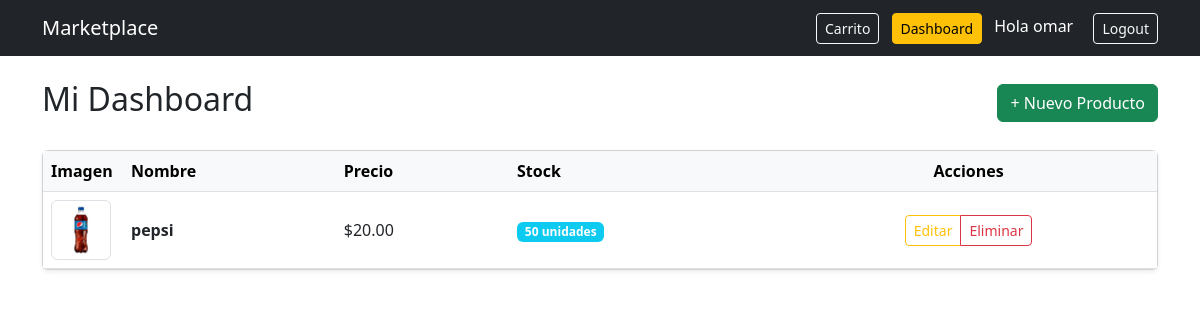
Screenshot of /dashboard/ (signed in) with the database file from the repository.
### store/models.py (models this page shows, shortened)
class User(AbstractUser):
    id = models.UUIDField(primary_key=True, default=uuid.uuid4, editable=False)
    is_seller = models.BooleanField(default=False)

class Product(models.Model):
    id = models.UUIDField(primary_key=True, default=uuid.uuid4, editable=False)
    name = models.CharField(max_length=150)
    description = models.TextField()
    image = models.ImageField(upload_to='upload/', blank=True, null=True)
    price = models.DecimalField(max_digits=10, decimal_places=2)
    stock = models.PositiveIntegerField(default=0)
    owner = models.ForeignKey(
        User,
        on_delete=models.CASCADE,
        related_name='products'
    )  # 1:N
    categories = models.ManyToManyField(
        Category,
        related_name='products'
    )  # N:M
    created_at = models.DateTimeField(auto_now_add=True)

### store/views.py (the view)
# urls.py: path('dashboard/', views.dashboard, name='dashboard'),
@login_required
def dashboard(request):
    if not request.user.is_seller:
        return HttpResponseForbidden("No tienes permisos")
    products = Product.objects.filter(owner=request.user)
    return render(request, 'store/dashboard.html', {
        'products': products
    })

### store/templates/store/dashboard.html (shortened to what this page needs)
{% extends 'store/base.html' %}
{% block content %}
<div class="d-flex justify-content-between align-items-center mb-4">
    <h2>Mi Dashboard</h2>
    <a href="{% url 'product_create' %}" class="btn btn-success">
         + Nuevo Producto
    </a>
</div>
<div class="card shadow-sm">
    <div class="card-body p-0">
        <table class="table table-hover align-middle mb-0">
            <thead class="table-light">
                <tr>
                    <th style="width: 80px;">Imagen</th>
                    <th>Nombre</th>
                    <th>Precio</th>
                    <th>Stock</th>
                    <th class="text-center">Acciones</th>
                </tr>
            </thead>
            <tbody>
            {% for product in products %}
                <tr>
                    <td>
                        {% if product.image %}
                            <img src="{{ product.image.url }}"
                                 alt="{{ product.name }}"
                                 class="img-thumbnail"
                                 style="width: 60px; height: 60px; object-fit: cover;">
                        {% else %}
                            <div class="bg-light d-flex align-items-center justify-content-center border rounded"
                                 style="width: 60px; height: 60px;">
                                <small class="text-muted">N/A</small>
                            </div>
                        {% endif %}
                    </td>
                    <td class="fw-bold">{{ product.name }}</td>
                    <td>${{ product.price }}</td>
                    <td>
                        <span class="badge {% if product.stock > 0 %}bg-info{% else %}bg-danger{% endif %}">
                            {{ product.stock }} unidades
                        </span>
                    </td>
                    <td class="text-center">
                        <div class="btn-group" role="group">
                            <a href="{% url 'product_update' product.id %}" class="btn btn-outline-warning btn-sm">
                                Editar
                            </a>
                            <a href="{% url 'product_delete' product.id %}" class="btn btn-outline-danger btn-sm">
                                Eliminar
                            </a>
                        </div>
                    </td>
                </tr>
            {% empty %}
                <tr>
                    <td colspan="5" class="text-center py-4 text-muted">
                        No tienes productos registrados todavía.
                    </td>
                </tr>
            {% endfor %}
            </tbody>
        </table>
    </div>
</div>
{% endblock %}

### store/templates/store/base.html (shortened to what this page needs)
<!DOCTYPE html>
<html lang="es">
<head>
    <link href="https://cdn.jsdelivr.net/npm/bootstrap@5.3.0/dist/css/bootstrap.min.css" rel="stylesheet">
</head>
<body>
<nav class="navbar navbar-expand-lg navbar-dark bg-dark">
  <div class="container">
    <a class="navbar-brand" href="/">Marketplace</a>
    <div>
      <a href="{% url 'cart_detail' %}"
        class="btn btn-outline-light btn-sm me-2">
           Carrito
      </a>
      {% if user.is_authenticated and user.is_seller %}
        <a href="{% url 'dashboard' %}" class="btn btn-warning btn-sm me-2">Dashboard</a>
      {% endif %}
      {% if user.is_authenticated %}
        <span class="text-white me-3">Hola {{ user.username }}</span>
        <a href="{% url 'logout' %}" class="btn btn-outline-light btn-sm">Logout</a>
      {% else %}
        <a href="{% url 'login' %}" class="btn btn-outline-light btn-sm me-2">Login</a>
        <a href="{% url 'register' %}" class="btn btn-primary btn-sm">Registro</a>
      {% endif %}
    </div>
  </div>
</nav>
<div class="container mt-4">
    {% block content %}{% endblock %}
</div>
</body>
</html>

### rows the page displays
User: username "omar"
Product: image (picture), name "pepsi", price "20.00", stock "50"
